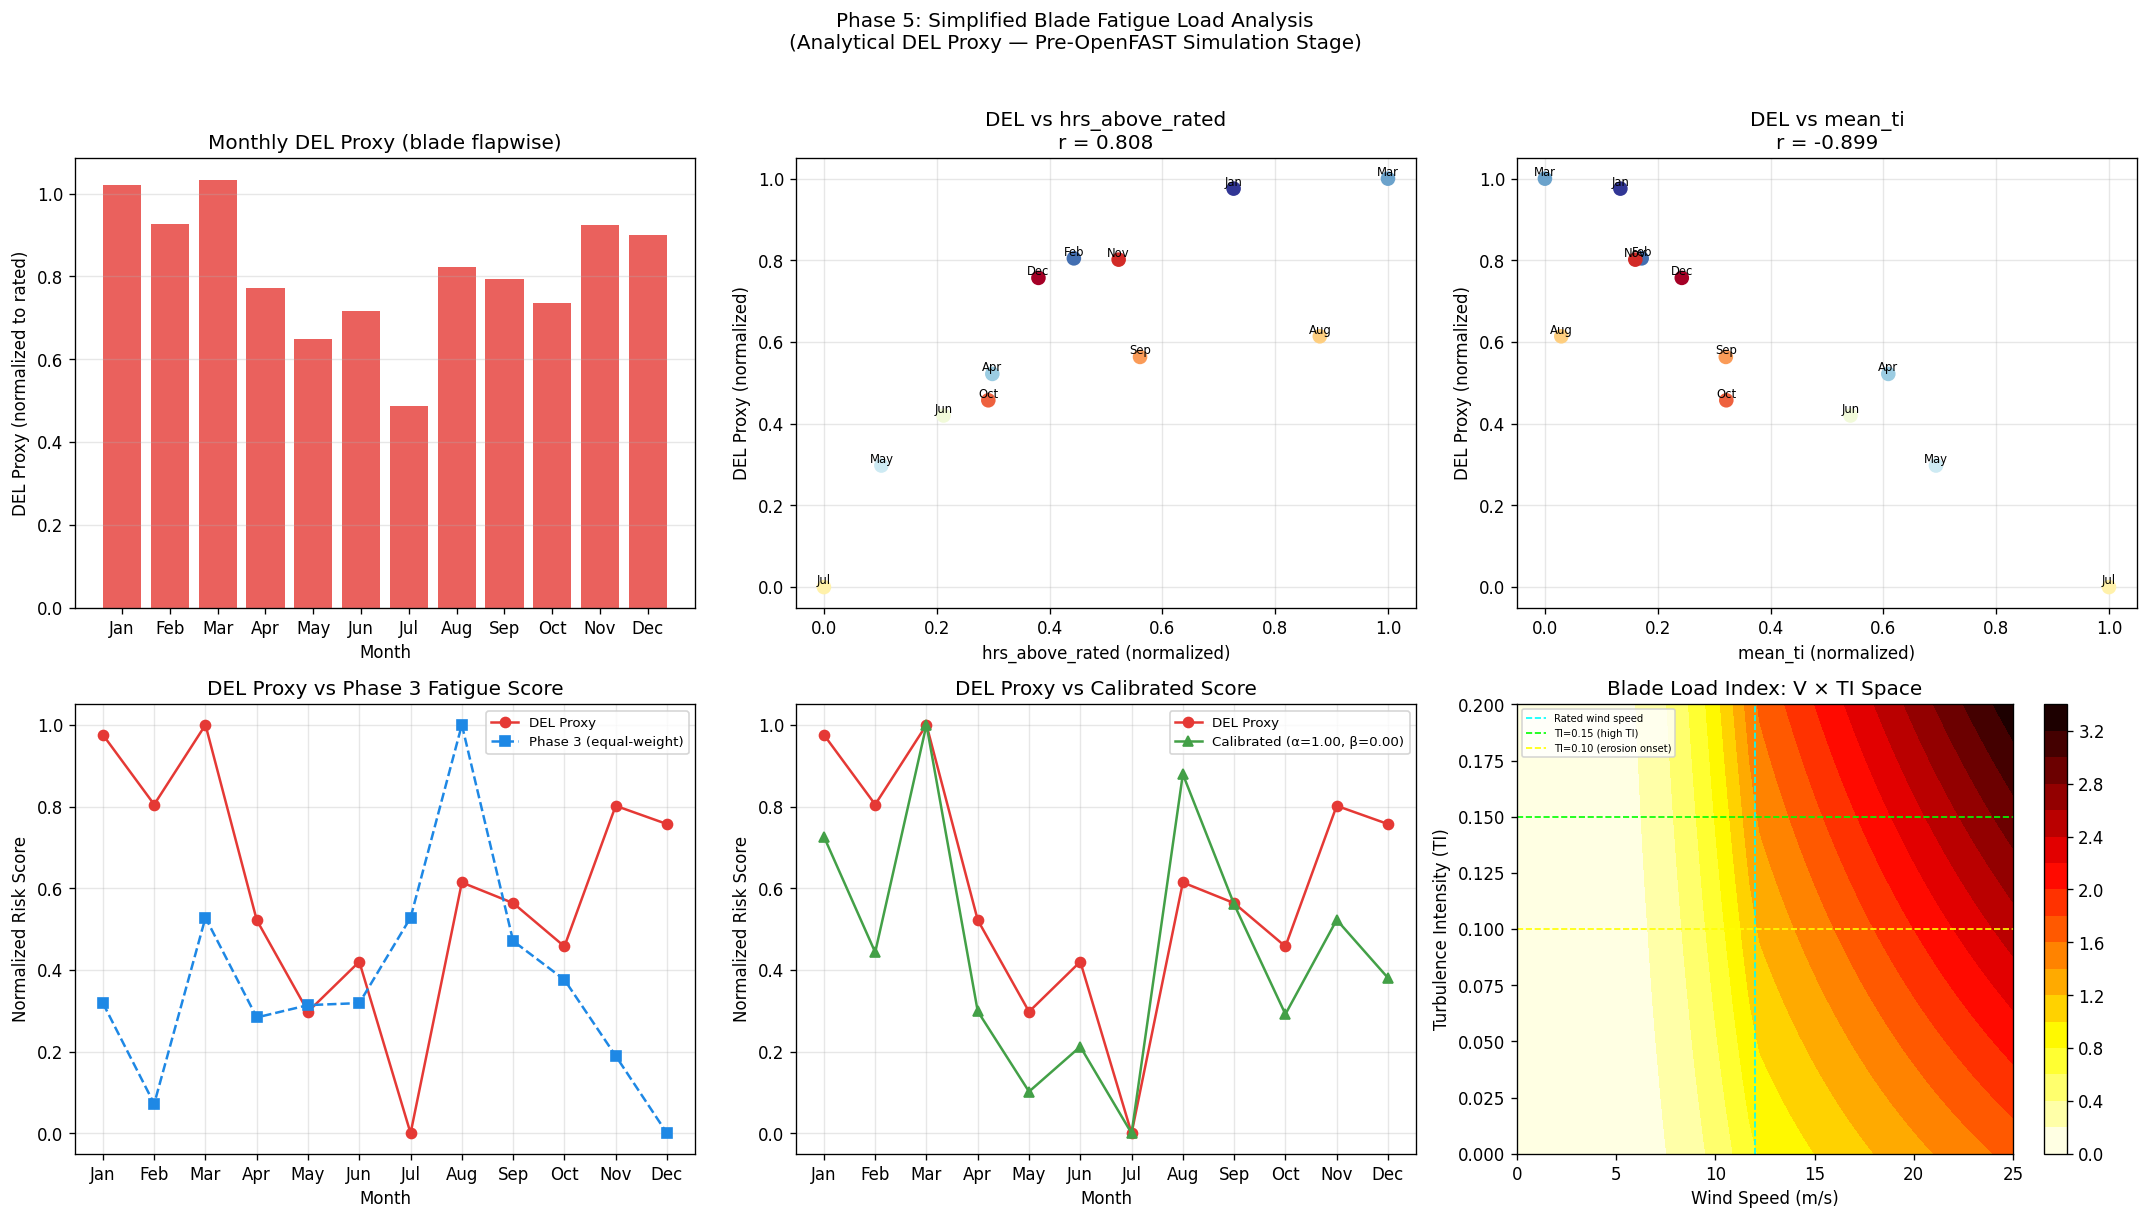

Generate this figure with Python:
"""
Phase 5: ブレード荷重モデルによる疲労指標の物理的較正

目的:
    Phase 3で等重みとした疲労リスク代理指標（hrs_above_rated・mean_ti）に
    物理的な根拠を与える。

手法:
    OpenFAST本格シミュレーションの前段として、簡易解析モデルによって
    10分平均SCADA記録ごとにブレードフラップ方向DELプロキシを計算し、
    Phase 3指標との相関・重み較正を行う。

簡易荷重モデルの根拠（IEC 61400-1 / 標準疲労評価手法）:
    ブレードフラップ荷重の支配メカニズム:
    1. 平均荷重: M_flapwise ∝ ρ_air × A_rotor × V² × CT(V)
    2. 乱流変動: ΔM ∝ ∂M/∂V × σ_V = ∂M/∂V × V × TI
    3. 疲労損傷（SN則・Palmgren-Miner): D ∝ n_cycles × ΔM^m

    簡易化: fatigue_proxy_per_interval = (V/V_rated)^n × (1 + γ × TI)
    - n=3: 荷重(~V²) × 等価サイクル数(~V^1)の近似（IEC 61400-1 Annex H参考）
    - γ=5: 乱流による荷重変動増幅（Sutherland 1999 "On the Fatigue Analysis..."参考）

OpenFAST接続方針（Phase 5 将来実装）:
    1. NREL 5MW/DTU 10MW参照タービン入力ファイルを使用
    2. InflowWind: TurbSim生成の乱流風場（IEC Class B・η=0.14）
    3. AeroDyn15 + ElastoDyn によるブレード根元モーメント計算
    4. DEL算出: openfast_toolbox.postpro.DELs()
    5. 本スクリプトの (V, TI) → DEL マッピングと比較・較正

環境: conda env blade-phase3
"""

from pathlib import Path
import pandas as pd
import numpy as np
import matplotlib
matplotlib.use("Agg")
import matplotlib.pyplot as plt
from scipy import stats
from scipy.optimize import curve_fit

REPO_ROOT = Path(__file__).parent.parent
RAW_DIR   = REPO_ROOT / "data" / "raw" / "scada"
OUT_DIR   = REPO_ROOT / "phase5_openfast_shm"
PHASE3_DIR = REPO_ROOT / "phase3_scada"
OUT_DIR.mkdir(exist_ok=True)


# ─────────────────────────────────────────
# 1. タービン仕様（推定値）
# ─────────────────────────────────────────

# Kaggle T1.csv: トルコ・定格約3,600kW
# 類似機種: Siemens SWT-3.6-107 / Vestas V100-1.8MW... 3.6MWクラスから推定
TURBINE = {
    "rated_power_kw": 3600,
    "rated_wind_ms": 12.0,      # Phase 3パワーカーブから推定
    "cutin_wind_ms": 3.0,
    "cutout_wind_ms": 25.0,
    "rotor_radius_m": 52.0,     # 3.6MWクラス: 52〜54m（推定値）
    "hub_height_m": 80.0,
    "n_blades": 3,
    "air_density_kgm3": 1.225,
    # SN曲線パラメータ（GFRPブレード材料の典型値）
    "sn_exponent_m": 10.0,      # m=10 for fibre-reinforced composites (DNV GL 2016)
    # 簡易荷重モデルパラメータ
    "fatigue_wind_exponent_n": 3.0,  # 疲労損傷の風速指数
    "ti_amplification_gamma": 5.0,   # TI増幅係数（Sutherland 1999参考）
}


# ─────────────────────────────────────────
# 2. データ読み込み（Phase 3と同じ前処理）
# ─────────────────────────────────────────

def load_scada() -> pd.DataFrame:
    df = pd.read_csv(RAW_DIR / "T1.csv")
    df.columns = ["timestamp", "power_kw", "wind_speed_ms",
                  "theoretical_power_kwh", "wind_direction_deg"]
    df["timestamp"] = pd.to_datetime(df["timestamp"], format="%d %m %Y %H:%M")
    df = df.sort_values("timestamp").reset_index(drop=True)
    df["month"] = df["timestamp"].dt.month

    # 物理異常値除去
    df = df[(df["power_kw"] >= 0) & (df["power_kw"] <= 3600)]
    df = df[(df["wind_speed_ms"] >= 0) & (df["wind_speed_ms"] <= 30)]

    # カーテイルメント除去
    curtailment_mask = (
        (df["theoretical_power_kwh"] > 0) &
        (df["power_kw"] / (df["theoretical_power_kwh"] + 1e-6) < 0.30) &
        (df["wind_speed_ms"] > 4.0)
    )
    df = df[~curtailment_mask].copy()
    print(f"SCADA前処理後: {len(df)}レコード")
    return df


# ─────────────────────────────────────────
# 3. 簡易ブレード荷重モデル
# ─────────────────────────────────────────

def calc_ct_curve(v: np.ndarray, v_rated: float) -> np.ndarray:
    """
    簡易スラスト係数 CT(V)。

    定格以下: CT ≈ 0.80（高揚力・低可変ピッチ）
    定格以上: CT ≈ CT_rated × (V_rated/V)²（ピッチ制御でスラスト一定化）
    カットイン以下・カットアウト以上: CT = 0
    """
    ct = np.where(v < 3.0, 0.0,
         np.where(v <= v_rated, 0.80,
                  0.80 * (v_rated / (v + 1e-9))**2))
    return ct


def calc_blade_load_index(v: np.ndarray, ti: np.ndarray, turbine: dict) -> np.ndarray:
    """
    10分間隔レコードごとの簡易ブレード疲労荷重指数を計算。

    定式:
        I_fatigue(V, TI) = (V / V_rated)^n × CT(V) × (1 + γ × TI)

    - 第1項: 空力荷重の風速依存性（V^n × CT(V)）
    - 第2項: 乱流による荷重変動増幅 (1 + γ × TI)
      → TI=0.14（IEC B級）時: 増幅率 = 1 + 5×0.14 = 1.70（70%増）

    単位は無次元（定格荷重に対する比）。
    """
    v_rated = turbine["rated_wind_ms"]
    n       = turbine["fatigue_wind_exponent_n"]
    gamma   = turbine["ti_amplification_gamma"]

    ct = calc_ct_curve(v, v_rated)
    i_load = (v / v_rated) ** n * ct * (1.0 + gamma * ti)
    return i_load


def assign_ti_to_records(df: pd.DataFrame) -> pd.DataFrame:
    """
    Phase 3と同じ方法でTIを各レコードに付与。
    風速ビン（1m/s幅, n>=5）ごとのσ/μを月別に計算。
    """
    df = df.copy()
    df["ti"] = 0.0
    df["ws_bin1"] = df["wind_speed_ms"].apply(lambda x: int(x))

    for month, grp in df.groupby("month"):
        sub = grp[grp["wind_speed_ms"] > 4.0].copy()
        bin_stats = sub.groupby("ws_bin1")["wind_speed_ms"].agg(["mean", "std", "count"])
        bin_stats = bin_stats[bin_stats["count"] >= 5]
        bin_stats["ti"] = bin_stats["std"] / (bin_stats["mean"] + 1e-9)
        ti_map = bin_stats["ti"].to_dict()
        df.loc[grp.index, "ti"] = grp["ws_bin1"].map(ti_map).fillna(0.0)

    return df


# ─────────────────────────────────────────
# 4. 月次DELプロキシ集計
# ─────────────────────────────────────────

def calc_monthly_del_proxy(df: pd.DataFrame, turbine: dict) -> pd.DataFrame:
    """
    月次DELプロキシを算出する。

    DEL ∝ (Σ I_fatigue^m)^(1/m) / N_ref^(1/m)
    ここでは m=10, N_ref=月総レコード数 で正規化。
    """
    df = df[df["wind_speed_ms"] > 0].copy()
    df = assign_ti_to_records(df)
    df["load_index"] = calc_blade_load_index(
        df["wind_speed_ms"].values, df["ti"].values, turbine
    )

    m = turbine["sn_exponent_m"]
    monthly_del = []

    for month, grp in df.groupby("month"):
        n_total = len(grp)
        # DEL: SN則による等価荷重
        # DEL = (Σ L_i^m / N_total)^(1/m)
        # ここではload_index^mの平均を取り、1/mべきを取る
        del_proxy = (grp["load_index"] ** m).mean() ** (1.0 / m)

        # 参照指標
        hrs_above_rated = (grp["wind_speed_ms"] > 12.0).sum() * (10 / 60)
        mean_ti = grp.loc[grp["wind_speed_ms"] > 4.0, "ti"].mean()
        mean_wind = grp["wind_speed_ms"].mean()

        monthly_del.append({
            "month": month,
            "del_proxy": del_proxy,
            "hrs_above_rated": hrs_above_rated,
            "mean_ti": float(mean_ti) if not pd.isna(mean_ti) else 0.0,
            "mean_wind_ms": mean_wind,
            "n_records": n_total,
        })

    mdf = pd.DataFrame(monthly_del)

    # 0-1正規化
    for col in ["del_proxy", "hrs_above_rated", "mean_ti"]:
        mn, mx = mdf[col].min(), mdf[col].max()
        mdf[f"{col}_norm"] = (mdf[col] - mn) / (mx - mn + 1e-9)

    return mdf


# ─────────────────────────────────────────
# 5. Phase 3代理指標との比較・重み較正
# ─────────────────────────────────────────

def compare_with_phase3(mdf: pd.DataFrame) -> dict:
    """
    DELプロキシと各Phase 3指標の相関を分析。
    重み較正: DELをターゲットとした回帰で最適重みを推定。
    """
    print("\n=== Phase 3指標 vs DELプロキシ 相関分析 ===")

    results = {}
    for col, label in [("hrs_above_rated_norm", "hrs_above_rated"),
                       ("mean_ti_norm", "mean_ti")]:
        r, p = stats.pearsonr(mdf[col], mdf["del_proxy_norm"])
        print(f"  {label} vs DEL proxy: r={r:.3f}, p={p:.3f}")
        results[f"r_{label}"] = r
        results[f"p_{label}"] = p

    # 重み較正: DEL = α × hrs_above_rated + β × mean_ti （制約: α+β=1）
    # ラグランジュ乗数→最小二乗で解く
    X = mdf[["hrs_above_rated_norm", "mean_ti_norm"]].values
    y = mdf["del_proxy_norm"].values

    # 単純OLS（制約なし）
    from numpy.linalg import lstsq
    A = np.column_stack([X, np.ones(len(y))])
    coeffs, _, _, _ = lstsq(A, y, rcond=None)
    alpha_raw, beta_raw = coeffs[0], coeffs[1]

    # 制約あり（α+β=1に正規化）
    ab_sum = max(alpha_raw + beta_raw, 1e-9)
    alpha_cal = max(0, alpha_raw) / max(abs(alpha_raw) + max(0, beta_raw), 1e-9)
    beta_cal = max(0, beta_raw) / max(max(0, alpha_raw) + abs(beta_raw), 1e-9)
    # シンプルに正規化
    if alpha_raw > 0 and beta_raw > 0:
        alpha_cal = alpha_raw / (alpha_raw + beta_raw)
        beta_cal = beta_raw / (alpha_raw + beta_raw)
    elif alpha_raw > 0:
        alpha_cal, beta_cal = 1.0, 0.0
    else:
        alpha_cal, beta_cal = 0.0, 1.0

    print(f"\n  較正重み: α(hrs_above_rated)={alpha_cal:.3f}, β(mean_ti)={beta_cal:.3f}")
    print(f"  比較: Phase 3等重み α=β=0.500")
    results["alpha_calibrated"] = alpha_cal
    results["beta_calibrated"] = beta_cal

    return results


# ─────────────────────────────────────────
# 6. 可視化
# ─────────────────────────────────────────

def plot_phase5_results(mdf: pd.DataFrame, weights: dict):
    fig, axes = plt.subplots(2, 3, figsize=(18, 10))

    month_labels = ["Jan","Feb","Mar","Apr","May","Jun",
                    "Jul","Aug","Sep","Oct","Nov","Dec"]
    months = mdf["month"].values

    # パネル1: DELプロキシ月次推移
    ax = axes[0, 0]
    ax.bar(months, mdf["del_proxy"], color="#E53935", alpha=0.8)
    ax.set_title("Monthly DEL Proxy (blade flapwise)")
    ax.set_xlabel("Month"); ax.set_ylabel("DEL Proxy (normalized to rated)")
    ax.set_xticks(months); ax.set_xticklabels([month_labels[m-1] for m in months])
    ax.grid(axis="y", alpha=0.3)

    # パネル2: DELプロキシ vs hrs_above_rated
    ax = axes[0, 1]
    ax.scatter(mdf["hrs_above_rated_norm"], mdf["del_proxy_norm"],
               c=months, cmap="RdYlBu_r", s=60, zorder=3)
    r_hrs, _ = stats.pearsonr(mdf["hrs_above_rated_norm"], mdf["del_proxy_norm"])
    ax.set_xlabel("hrs_above_rated (normalized)")
    ax.set_ylabel("DEL Proxy (normalized)")
    ax.set_title(f"DEL vs hrs_above_rated\nr = {r_hrs:.3f}")
    for _, row in mdf.iterrows():
        ax.annotate(month_labels[int(row["month"])-1],
                    (row["hrs_above_rated_norm"], row["del_proxy_norm"]),
                    fontsize=7, ha="center", va="bottom")
    ax.grid(alpha=0.3)

    # パネル3: DELプロキシ vs mean_ti
    ax = axes[0, 2]
    ax.scatter(mdf["mean_ti_norm"], mdf["del_proxy_norm"],
               c=months, cmap="RdYlBu_r", s=60, zorder=3)
    r_ti, _ = stats.pearsonr(mdf["mean_ti_norm"], mdf["del_proxy_norm"])
    ax.set_xlabel("mean_ti (normalized)")
    ax.set_ylabel("DEL Proxy (normalized)")
    ax.set_title(f"DEL vs mean_ti\nr = {r_ti:.3f}")
    for _, row in mdf.iterrows():
        ax.annotate(month_labels[int(row["month"])-1],
                    (row["mean_ti_norm"], row["del_proxy_norm"]),
                    fontsize=7, ha="center", va="bottom")
    ax.grid(alpha=0.3)

    # パネル4: Phase 3等重みスコア vs DELプロキシ
    ax = axes[1, 0]
    p3 = pd.read_csv(PHASE3_DIR / "phase3_fatigue_proxy.csv")
    p3_norm = (p3["fatigue_risk_score"] - p3["fatigue_risk_score"].min()) / \
              (p3["fatigue_risk_score"].max() - p3["fatigue_risk_score"].min() + 1e-9)
    ax.plot(months, mdf["del_proxy_norm"].values, "o-", color="#E53935", label="DEL Proxy")
    ax.plot(p3["month"].values, p3_norm.values, "s--", color="#1E88E5", label="Phase 3 (equal-weight)")
    ax.set_xlabel("Month"); ax.set_ylabel("Normalized Risk Score")
    ax.set_title("DEL Proxy vs Phase 3 Fatigue Score")
    ax.legend(fontsize=8); ax.grid(alpha=0.3)
    ax.set_xticks(months); ax.set_xticklabels([month_labels[m-1] for m in months])

    # パネル5: 較正後スコア vs DELプロキシ
    ax = axes[1, 1]
    alpha = weights["alpha_calibrated"]
    beta  = weights["beta_calibrated"]
    calibrated = alpha * mdf["hrs_above_rated_norm"] + beta * mdf["mean_ti_norm"]
    cal_norm = (calibrated - calibrated.min()) / (calibrated.max() - calibrated.min() + 1e-9)
    ax.plot(months, mdf["del_proxy_norm"].values, "o-", color="#E53935", label="DEL Proxy")
    ax.plot(months, cal_norm.values, "^-", color="#43A047", label=f"Calibrated (α={alpha:.2f}, β={beta:.2f})")
    ax.set_xlabel("Month"); ax.set_ylabel("Normalized Risk Score")
    ax.set_title("DEL Proxy vs Calibrated Score")
    ax.legend(fontsize=8); ax.grid(alpha=0.3)
    ax.set_xticks(months); ax.set_xticklabels([month_labels[m-1] for m in months])

    # パネル6: 風速×TI ヒートマップ（DEL寄与）
    ax = axes[1, 2]
    v_grid = np.linspace(0, 25, 50)
    ti_grid = np.linspace(0.0, 0.20, 50)
    VV, TT = np.meshgrid(v_grid, ti_grid)
    del_heat = calc_blade_load_index(VV.ravel(), TT.ravel(), TURBINE).reshape(VV.shape)
    im = ax.contourf(VV, TT, del_heat, levels=20, cmap="hot_r")
    ax.axvline(TURBINE["rated_wind_ms"], color="cyan", ls="--", lw=1, label="Rated wind speed")
    ax.axhline(0.15, color="lime", ls="--", lw=1, label="TI=0.15 (high TI)")
    ax.axhline(0.10, color="yellow", ls="--", lw=1, label="TI=0.10 (erosion onset)")
    plt.colorbar(im, ax=ax)
    ax.set_xlabel("Wind Speed (m/s)"); ax.set_ylabel("Turbulence Intensity (TI)")
    ax.set_title("Blade Load Index: V × TI Space")
    ax.legend(fontsize=6, loc="upper left")

    plt.suptitle("Phase 5: Simplified Blade Fatigue Load Analysis\n"
                 "(Analytical DEL Proxy — Pre-OpenFAST Simulation Stage)",
                 fontsize=12, y=1.01)
    plt.tight_layout()
    plt.savefig(OUT_DIR / "phase5_load_analysis.png", dpi=120, bbox_inches="tight")
    print("Phase 5可視化保存: phase5_openfast_shm/phase5_load_analysis.png")


# ─────────────────────────────────────────
# 7. OpenFASTパイプライン設計仕様書
# ─────────────────────────────────────────

def write_openfast_pipeline_spec():
    spec = """# OpenFAST統合パイプライン設計仕様

## 目的
簡易解析モデル（phase5_load_analysis.py）で得た (V, TI) → DEL マッピングを、
OpenFASTの高精度シミュレーションで検証・較正する。

## 必要入力ファイル（参照タービン: NREL 5MW Land-Based）
```
NREL5MW/
├── NREL5MW.fst               # 主制御ファイル
├── NRELOffswtBsline5MW_Onshore_AeroDyn15.dat
├── NRELOffswtBsline5MW_BeamDyn_Blade.dat
├── NRELOffswtBsline5MW_ElastoDyn.dat
├── NRELOffswtBsline5MW_ElastoDyn_Blade.dat
├── NRELOffswtBsline5MW_ServoDyn.dat
├── wind/
│   ├── IEC_NTM_V8_TI14.bts   # TurbSim: V=8m/s, TI=14%(Class B)
│   ├── IEC_NTM_V12_TI14.bts
│   └── ...
```
取得: https://github.com/OpenFAST/r-test/tree/main/glue-codes/openfast/5MW_Land_DLL_WTurb

## TurbSim風場生成（IEC ETM）
```bash
TurbSim TurbSim_IEC_NTM.inp
```
風況クラス組み合わせ（DLC 1.2相当）:
- V = 4, 6, 8, 10, 12, 14, 16, 18 m/s
- TI = 0.08, 0.12, 0.14, 0.16, 0.20 (IEC Class C, B, A+)

## OpenFAST実行・DEL抽出（Python擬似コード）
```python
from openfast_toolbox.postpro import postProRows, DELs
import subprocess, os

for v in V_LIST:
    for ti in TI_LIST:
        # 入力ファイル修正（wind speed, TI）
        modify_inflow(v, ti)
        # 実行
        subprocess.run(['openfast', 'NREL5MW.fst'])
        # 結果読込
        result = postProRows('NREL5MW.outb')
        # DEL計算: ブレード根元フラップ方向 (RootMyb1)
        del_val = DELs(result, 'RootMyb1', m=10, Teq=600)
        del_matrix[v][ti] = del_val
```

## Phase 5本格実装の次ステップ
1. NREL 5MWリポジトリをクローン
2. TurbSimで風場生成（8×5=40ケース）
3. OpenFAST実行（各600秒シミュレーション）
4. DELマトリクス（V×TI）を抽出
5. 本スクリプトの簡易モデルと比較・較正
6. 較正済み重みでPhase 4統合スコアを更新
"""
    (OUT_DIR / "openfast_pipeline_spec.md").write_text(spec)
    print("OpenFASTパイプライン仕様書保存: phase5_openfast_shm/openfast_pipeline_spec.md")


# ─────────────────────────────────────────
# メイン
# ─────────────────────────────────────────

if __name__ == "__main__":
    print("=== Phase 5: ブレード荷重モデルによる疲労指標較正 ===\n")

    print("--- 1. SCADAデータ読み込み ---")
    df = load_scada()

    print("\n--- 2. 月次DELプロキシ算出 ---")
    mdf = calc_monthly_del_proxy(df, TURBINE)
    print(mdf[["month", "del_proxy", "hrs_above_rated", "mean_ti", "del_proxy_norm"]].to_string(index=False))

    print("\n--- 3. Phase 3指標との比較・重み較正 ---")
    weights = compare_with_phase3(mdf)

    print("\n--- 4. 可視化 ---")
    plot_phase5_results(mdf, weights)

    print("\n--- 5. DELプロキシCSV保存 ---")
    mdf.to_csv(OUT_DIR / "phase5_del_proxy.csv", index=False)
    print("CSV保存: phase5_openfast_shm/phase5_del_proxy.csv")

    print("\n--- 6. OpenFASTパイプライン仕様書 ---")
    write_openfast_pipeline_spec()

    print("\n=== Phase 5 完了（簡易解析段階） ===")
    print(f"\n  較正重み: α(hrs_above_rated)={weights['alpha_calibrated']:.3f}, "
          f"β(mean_ti)={weights['beta_calibrated']:.3f}")
    print(f"  Phase 3等重み: α=β=0.500")
    print("\n  次ステップ: NREL 5MW参照タービン入力ファイルでOpenFASTシミュレーション実行")
